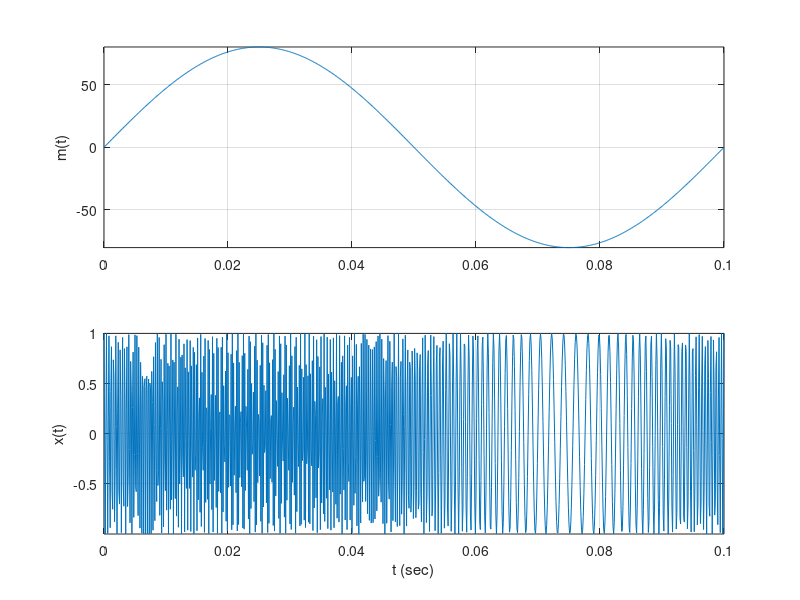
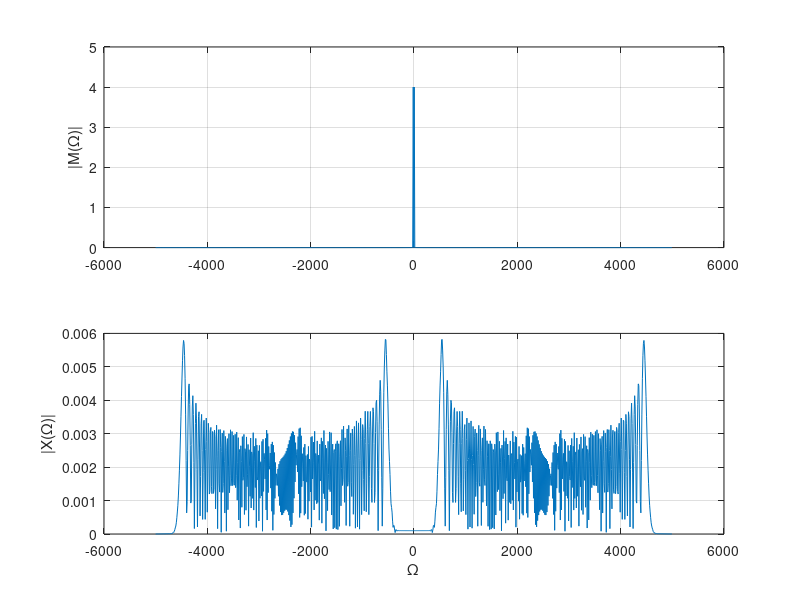

These charts were generated, in order, by the following MATLAB code: (Note: this script raises an error after producing the figures.)
%
% FM signal generation
% Discrete simulation of narrow and wide-band FM 
%
clear all; clf;
Ts=0.001;Fs=1/Ts;	% sampling period and frequency
t=[0:Ts:0.2];
ind=input('narrow-band (1) or wide-band (2) FM?     ')
if ind==1,
    K=0.1*pi % narrow-band FM  
    fc=100
    N=length(t);
    m=80*sin(20*pi*t); 	% sine message in NBFM
else
    Ts=0.0001;Fs=1/Ts;	% sampling period and frequency
    t=[0:Ts:0.1];
    K=50*pi;		% wbfm
    m=80*sin(20*pi*t); 	% sine message in NBFM
    fc=2500
    % fc=25; 		%  ramp
    % m=2000*t;   	% ramp message in WBFM
 end

% integration
int(1)=0;
for n=1:length(t)-1,
   int(n+1)= int(n)+m(n)*Ts;
end
x=cos(2*pi*fc*t+K*int);
%  spectra
M=fft(m)*Ts;
X=fft(x)*Ts;
N=length(X);
w=((2*pi/N)*[0:N-1]-pi)*Fs/(2*pi);
figure(1)
subplot(211)
plot(t,m); grid; axis([0 max(t) min(m) max(m)]);ylabel('m(t)')
subplot(212)
plot(t,x); grid; axis([0 max(t) min(x) max(x)])
ylabel('x(t)'); xlabel('t (sec)')

figure(2)
subplot(211)
plot(w,fftshift(abs(M))); grid; ylabel('|M(\Omega)|')
subplot(212)
plot(w,fftshift(abs(X))); grid; xlabel('\Omega');				ylabel('|X(\Omega)|')

figure(3)
%specgram(x,128,1E2,128,120)
%spectrogram(x,128,1E2,128,256)
%axis([ 0 max(f)*2600/128 0 0.9])

%% CHECK the following

F=0:1:280*2;
[y,f,t,p] = spectrogram(x,128,100,F,1E3,'yaxis'); 
      % NOTE: This is the same as calling SPECTROGRAM with no outputs.
      surf(t,f,10*log10(abs(p)),'EdgeColor','none');   
      axis xy; axis tight; colormap(jet); view(0,90);
      xlabel('Time');
      ylabel('Frequency (Hz)');
